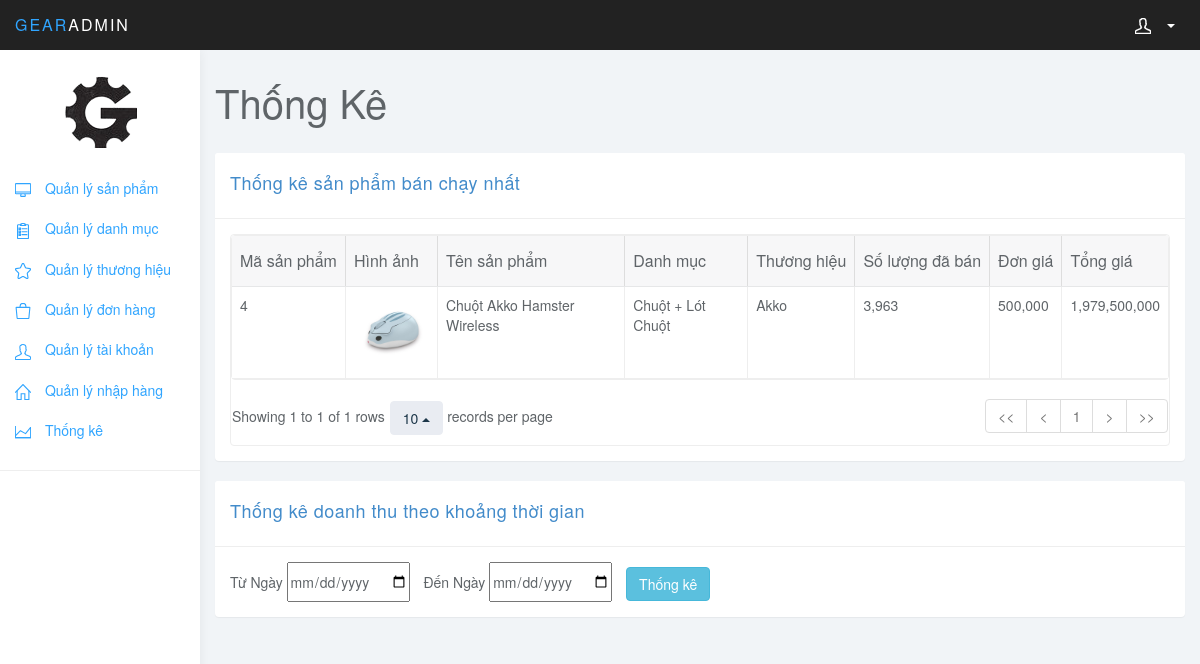
Screenshot of /AdminGearGaming/View/statistical.php with the database file from the repository.
### tables this page shows
CREATE TABLE `sanpham` (
  `MaSanPham` int(11) NOT NULL,
  `TenSanPham` varchar(250) NOT NULL,
  `SoLuong` int(11) NOT NULL,
  `MaThuongHieu` int(11) NOT NULL,
  `MaDanhMuc` int(11) NOT NULL,
  `Anh` varchar(250) NOT NULL,
  `MoTa` text NOT NULL,
  `Gia` bigint(20) NOT NULL,
  `GiamGia` bigint(20) NOT NULL,
  `LoaiShow` int(11) NOT NULL,
  `TrangThai` int(10) NOT NULL
);

CREATE TABLE `danhmuc` (
  `MaDanhMuc` int(11) NOT NULL,
  `TenDanhMuc` varchar(50) NOT NULL,
  `TrangThai` int(10) NOT NULL
);

CREATE TABLE `thuonghieu` (
  `MaThuongHieu` int(11) NOT NULL,
  `TenThuongHieu` varchar(100) NOT NULL,
  `TrangThai` int(10) NOT NULL
);

### Model/thongKe_M.php (called while the page is built, shortened)
<?php
class ThongKe_M
{
    public function thongKeSanPhamBanChayNhat()
    {
        $connect = new DateBase;
        $connect = $connect->connnection();
        $query = 'SELECT sanpham.MaSanPham,sanpham.Anh,sanpham.TenSanPham,danhmuc.TenDanhMuc,thuonghieu.TenThuongHieu,SUM(chitietdonhang.SoLuong) as SoLuong,chitietdonhang.DonGia,SUM(chitietdonhang.ThanhTien) as ThanhTien';
        $query .= ' ' . 'from chitietdonhang,sanpham,danhmuc,thuonghieu,donhang';
        $query .= ' ' . 'where chitietdonhang.MaSanPham = sanpham.MaSanPham AND sanpham.MaDanhMuc = danhmuc.MaDanhMuc AND sanpham.MaThuongHieu = thuonghieu.MaThuongHieu AND donhang.MaDonHang = chitietdonhang.MaDonHang AND donhang.TinhTrang = 1';
        $query .= ' ' . 'GROUP BY chitietdonhang.MaSanPham';
        $query .= ' ' . 'HAVING SUM(chitietdonhang.SoLuong) = (SELECT SUM(chitietdonhang.SoLuong) FROM chitietdonhang,donhang WHERE chitietdonhang.MaDonHang = donhang.MaDonHang AND donhang.TinhTrang = 1 GROUP BY MaSanPham ORDER BY SUM(SoLuong) DESC LIMIT 1)';
        return mysqli_query($connect, $query);
    }
}

### Controller/thongKe_C.php (called while the page is built, shortened)
<?php
    class ThongKe_C
    {
        public function thongKeSanPhamBanChayNhat()
        {
            $thongKeModel = new ThongKe_M;
            return $thongKeModel->thongKeSanPhamBanChayNhat();
        }
    }
?>

### AdminGearGaming/View/statistical.php (the view, shortened to what this page needs)
<?php
    include('../../Controller/thongKe_C.php');
    include('../../Model/thongKe_M.php');
    $thongKeController = new ThongKe_C;
?>
<!DOCTYPE html>
<html>
<head>
    <link href="../css/bootstrap.min.css" rel="stylesheet">
    <link href="../css/datepicker3.css" rel="stylesheet">
    <link href="../css/bootstrap-table.css" rel="stylesheet">
    <link href="../css/styles.css" rel="stylesheet">
</head>
<body>
    <?php
    include('menu-top.php')
    ?>
    <?php
    include('nav.php')
    ?>
    <div class="col-sm-9 col-sm-offset-3 col-lg-10 col-lg-offset-2 main">
        <div class="row">
            <div class="col-lg-12">
                <h1 class="page-header">Thống Kê</h1>
            </div>
        </div>
        <div class="row">
            <div class="col-lg-12">
                <div class="panel panel-default">
                    <div class="panel-heading text-primary">
                        <h4 class="text-primary">Thống kê sản phẩm bán chạy nhất</h4>
                    </div>
                    <div class="panel-body">
                        <div class="bootstrap-table">
                            <div class="fixed-table-container">
                                <div class="fixed-table-body">
                                    <table data-toggle="table" data-select-item-name="toolbar1" data-pagination="true" data-sort-name="name" data-sort-order="desc">
                                        <thead>
                                            <tr>
                                                <th data-field="maSanPham" data-sortable="true">Mã sản phẩm</th>
                                                <th data-field="img" data-sortable="true">Hình ảnh</th>
                                                <th data-field="products" data-sortable="true">Tên sản phẩm</th>
                                                <th data-field="dm" data-sortable="true">Danh mục</th>
                                                <th data-field="th" data-sortable="true">Thương hiệu</th>
                                                <th data-field="qty" data-sortable="true">Số lượng đã bán</th>
                                                <th data-field="price1" data-sortable="true">Đơn giá</th>
                                                <th data-field="price" data-sortable="true">Tổng giá</th>
                                            </tr>
                                        </thead>
                                        <tbody>
                                            <?php
                                                $arrSPBanChayNhat = $thongKeController->thongKeSanPhamBanChayNhat();
                                                while($row = mysqli_fetch_array($arrSPBanChayNhat))
                                                {
                                                    ?>
                                                         <tr>
                                                            <td><?= $row['MaSanPham'] ?></td>
                                                            <td>
                                                                <img src="../../products-images/<?= $row['Anh'] ?>" alt="" style="width: 75px">
                                                            </td>
                                                            <td><?= $row['TenSanPham'] ?></td>
                                                            <td><?= $row['TenDanhMuc'] ?></td>
                                                            <td><?= $row['TenThuongHieu'] ?></td>
                                                            <td><?= number_format($row['SoLuong'], 0, ',', ',') ?></td>
                                                            <td><?= number_format($row['DonGia'], 0, ',', ',') ?></td>
                                                            <td><?= number_format($row['ThanhTien'], 0, ',', ',') ?></td>
                                                        </tr>
                                                    <?php
                                                }
                                            ?>
                                        </tbody>
                                    </table>
                                </div>
                            </div>
                        </div>
                    </div>
                </div>
            </div>
        </div>
        <div class="row">
            <form method="get">
                <div class="col-lg-12">
                    <div class="panel panel-default">
                        <div class="panel-heading">
                            <h4 class="text-primary">Thống kê doanh thu theo khoảng thời gian</h4>
                        </div>
                        <div class="panel-body">
                            <?php
                                if(isset($_REQUEST['tuNgay']) && isset($_REQUEST['denNgay']))
                                {
                                    ?>
                                        <span>Từ Ngày <input type="date" id="start" value="<?= $_REQUEST['tuNgay'] ?>" name="tuNgay"></span>
                                        <span style="margin-left: 10px">Đến Ngày <input type="date" id="start" value="<?= $_REQUEST['denNgay'] ?>" name="denNgay"></span>
                                    <?php
                                }
                                else
                                {
                                    ?>
                                        <span>Từ Ngày <input type="date" id="start" name="tuNgay"></span>
                                        <span style="margin-left: 10px">Đến Ngày <input type="date" id="start" name="denNgay"></span>
                                    <?php
                                }
                            ?>
                            <button class="btn btn-info" style="margin-left:10px" type="submit" name="thongKeKhoangThoiGian">Thống kê</button>
                        </div>
                    </div>
                </div>
            </form>
        </div>
</body>
</html>

### AdminGearGaming/css/styles.css (style rules this page uses)
body { background: #f1f4f7; padding-top: 50px; color: #5f6468; }
h1, h2, h3, h4, h5, h6 { color: #5f6468; }
h1 { font-weight: 300; font-size: 40px; }
h3, h4 { font-weight: 300; }
.panel { border: 0; }
.panel-heading { font-size: 18px; font-weight: 300; letter-spacing: 0.025em; height: 66px; line-height: 45px; }
.panel-default .panel-heading { background: #fff; border-bottom: 1px solid #eee; color: #5f6468; }
h1.page-header { margin-top: 30px; border-bottom: 0; }
.table { background: #fff; }
.fixed-table-container { border: 1px solid #eee; }

### rows the page displays
sanpham: MaSanPham "4", Anh (picture), TenSanPham "Chuột Akko Hamster Wireless", MaDanhMuc.TenDanhMuc "Chuột + Lót Chuột", MaThuongHieu.TenThuongHieu "Akko", SoLuong "3,963", DonGia "500,000", ThanhTien "1,979,500,000"
